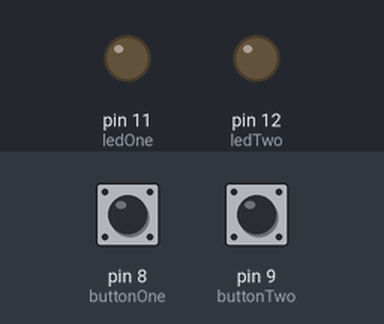
Bench run of a sketch on a simulated Arduino Uno, built with avr-gcc and run on an emulated ATmega328P. Shown: output pins drawn as LEDs (lit = HIGH). The test bench sets the inputs (shaded band); at power-on: pin 8 (buttonOne) LOW, pin 9 (buttonTwo) LOW.

Above: at 1.2 s.
1.3 s: pin 8 (buttonOne) pulled HIGH for 0.15 s
At 1.7 s:
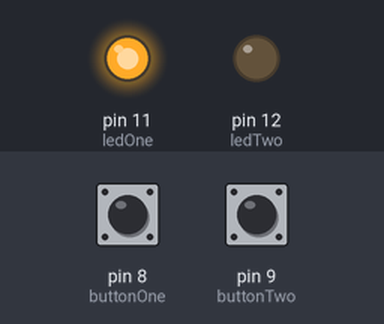
Timing chart, 0 to 4.3 s (numbered marks = the images above; inputs shaded):
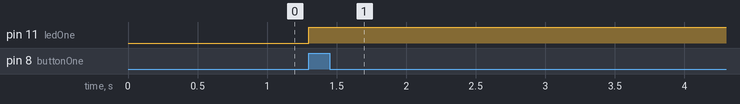

The sketch:

mealy_machine_2_buttons.ino
```cpp
// Wiring code generated from an ArduinoML model
// Application name: mealyMachineTwoButtons

long debounce = 200;

enum STATE {error, on};
STATE currentState = on;

boolean buttonOneBounceGuard = false;
long buttonOneLastDebounceTime = 0;

boolean buttonTwoBounceGuard = false;
long buttonTwoLastDebounceTime = 0;

long timerSinceNewState = millis();

void setup(){
  pinMode(8, INPUT);  // buttonOne [Sensor]
  pinMode(9, INPUT);  // buttonTwo [Sensor]
  pinMode(11, OUTPUT); // ledOne [Actuator]
  pinMode(12, OUTPUT); // ledTwo [Actuator]
}

void loop() {
	switch(currentState){
		case error:
		break;
		case on:
			digitalWrite(11,LOW);
			digitalWrite(12,LOW);
			buttonOneBounceGuard = millis() - buttonOneLastDebounceTime > debounce;
			if (digitalRead(8) == HIGH && buttonOneBounceGuard) {
				buttonOneLastDebounceTime = millis();
				digitalWrite(11,HIGH);
				timerSinceNewState = millis();
				currentState = error;
			}
			buttonTwoBounceGuard = millis() - buttonTwoLastDebounceTime > debounce;
			if (digitalRead(9) == HIGH && buttonTwoBounceGuard) {
				buttonTwoLastDebounceTime = millis();
				digitalWrite(12,HIGH);
				timerSinceNewState = millis();
				currentState = error;
			}
		break;
	}
}
```

Measured:
- after the input at 1.3 s, pin 11 (ledOne): LOW → HIGH at once
